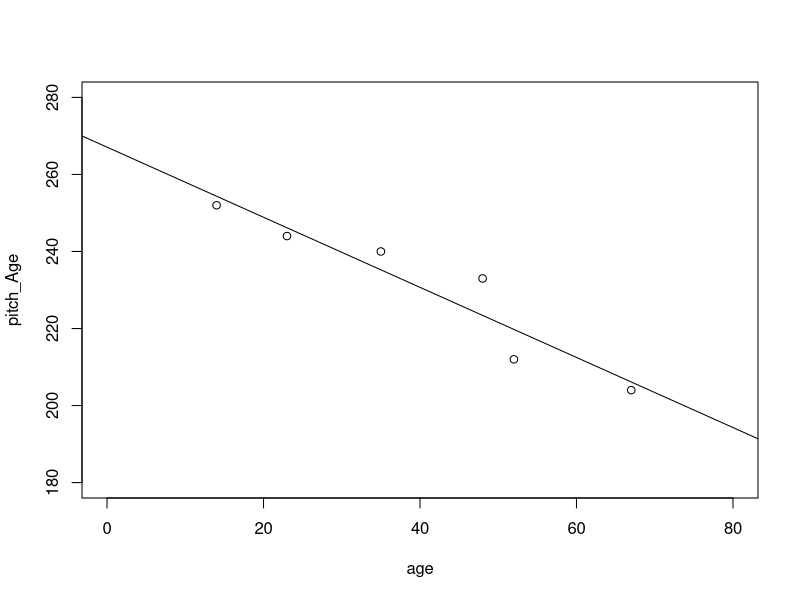

Here is the R script that generated this plot:
# Data creation
pitch = c(233,204,242,130,112,142)
sex = c(rep("female",3), rep("male",3))
my.df = data.frame(sex,pitch)

# Modeling
xmdl = lm(pitch~sex, my.df)
summary(xmdl)
mean(my.df[my.df$sex=="female",]$pitch)

# Date creation
age = c(14,23,35,48,52,67)
pitch_Age = c(252,244,240,233,212,204)
my.df2 = data.frame(age, pitch_Age)
xmdl2 = lm(pitch_Age~age, my.df2)
summary(xmdl2)
plot(my.df2, ylim = c(180,280), xlim = c(0,80))
abline(xmdl2)

my.df2$age.c = my.df2$age-mean(my.df2$age)
xmdl3 = lm(pitch~age.c, my.df2)
summary(xmdl3)
my.df2$age.c

